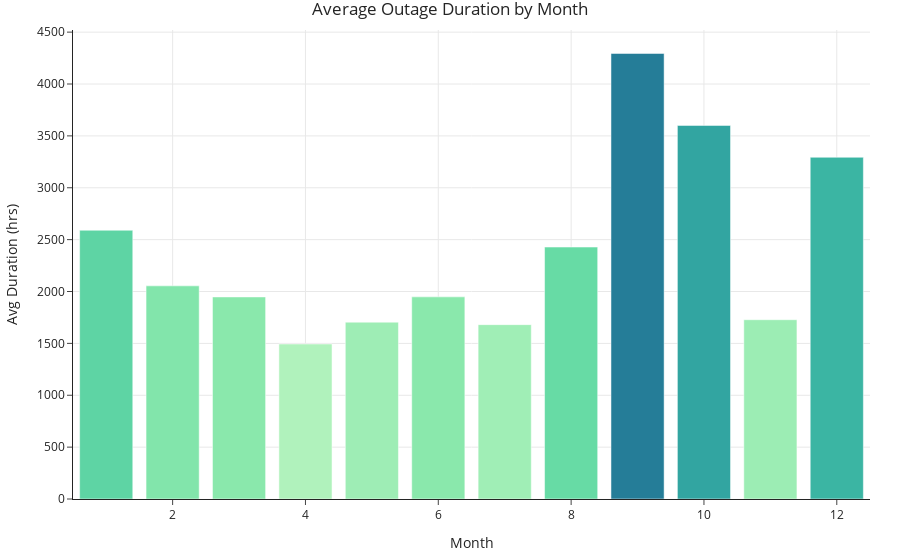

Notebook code cell kept with this figure:
### Code cell
duration_by_month = outages.groupby('MONTH')['OUTAGE.DURATION'].mean().reset_index()

fig3 = px.bar(
    duration_by_month.sort_values(by='OUTAGE.DURATION', ascending=False),
    x='MONTH',
    y='OUTAGE.DURATION',
    title='Average Outage Duration by Month',
    labels={'OUTAGE.DURATION': 'Avg Duration (hrs)', 'MONTH': 'Month'},
    color='OUTAGE.DURATION',
    color_continuous_scale='Tealgrn'
)

fig3.update_layout(
   coloraxis_showscale=False
)

fig3.show()

### Figure 1 — Plotly figure (JSON) as saved in the notebook; plotly's stock layout.template omitted (floating-point values rounded to 4 significant figures)
{"data": [{"alignmentgroup": "True", "hovertemplate": "Month=%{x}<br>Avg Duration (hrs)=%{marker.color}<extra></extra>", "legendgroup": "", "marker": {"color": [4295.0, 3601.0, 3294.0, 2590.0, 2428.0, 2055.0, 1948.0, 1948.0, 1728.0, 1704.0, 1681.0, 1494.0], "coloraxis": "coloraxis", "pattern": {"shape": ""}}, "name": "", "offsetgroup": "", "orientation": "v", "showlegend": false, "textposition": "auto", "type": "bar", "x": [9, 10, 12, 1, 8, 2, 6, 3, 11, 5, 7, 4], "xaxis": "x", "y": [4295.0, 3601.0, 3294.0, 2590.0, 2428.0, 2055.0, 1948.0, 1948.0, 1728.0, 1704.0, 1681.0, 1494.0], "yaxis": "y"}], "layout": {"barmode": "relative", "coloraxis": {"colorbar": {"title": {"text": "Avg Duration (hrs)"}}, "colorscale": [[0, "rgb(176, 242, 188)"], [0.1667, "rgb(137, 232, 172)"], [0.3333, "rgb(103, 219, 165)"], [0.5, "rgb(76, 200, 163)"], [0.6667, "rgb(56, 178, 163)"], [0.8333, "rgb(44, 152, 160)"], [1, "rgb(37, 125, 152)"]], "showscale": false}, "legend": {"tracegroupgap": 0}, "title": {"text": "Average Outage Duration by Month"}, "xaxis": {"anchor": "y", "domain": [0, 1], "title": {"text": "Month"}}, "yaxis": {"anchor": "x", "domain": [0, 1], "title": {"text": "Avg Duration (hrs)"}}}}
